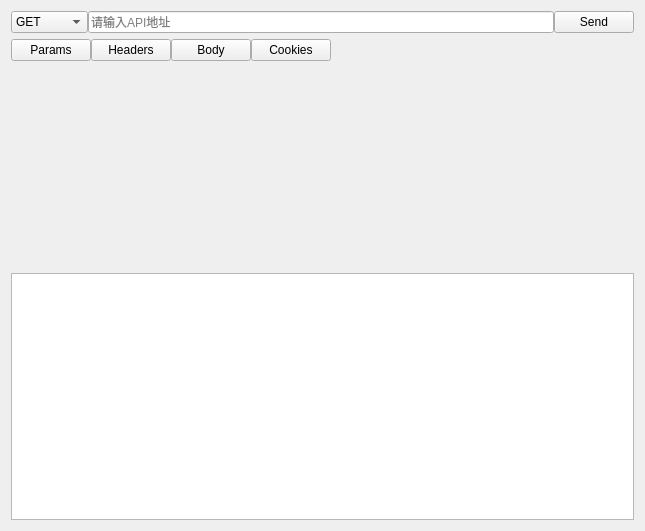
<?xml version="1.0" encoding="UTF-8"?>
<ui version="4.0">
 <class>Form</class>
 <widget class="QWidget" name="Form">
  <property name="geometry">
   <rect>
    <x>0</x>
    <y>0</y>
    <width>645</width>
    <height>531</height>
   </rect>
  </property>
  <property name="windowTitle">
   <string>Form</string>
  </property>
  <layout class="QGridLayout" name="gridLayout">
   <item row="0" column="0">
    <layout class="QVBoxLayout" name="verticalLayout_2" stretch="0,2,4">
     <item>
      <layout class="QHBoxLayout" name="horizontalLayout">
       <property name="spacing">
        <number>0</number>
       </property>
       <item>
        <widget class="QComboBox" name="comboBox">
         <property name="cursor">
          <cursorShape>PointingHandCursor</cursorShape>
         </property>
         <item>
          <property name="text">
           <string>GET</string>
          </property>
         </item>
         <item>
          <property name="text">
           <string>POST</string>
          </property>
         </item>
         <item>
          <property name="text">
           <string>PUT</string>
          </property>
         </item>
         <item>
          <property name="text">
           <string>DELETE</string>
          </property>
         </item>
        </widget>
       </item>
       <item>
        <widget class="QLineEdit" name="api_url_lineEdit">
         <property name="placeholderText">
          <string>请输入API地址</string>
         </property>
        </widget>
       </item>
       <item>
        <widget class="QPushButton" name="send_pushButton">
         <property name="cursor">
          <cursorShape>PointingHandCursor</cursorShape>
         </property>
         <property name="text">
          <string>Send</string>
         </property>
        </widget>
       </item>
      </layout>
     </item>
     <item>
      <layout class="QVBoxLayout" name="verticalLayout">
       <item>
        <layout class="QHBoxLayout" name="horizontalLayout_2">
         <property name="spacing">
          <number>0</number>
         </property>
         <item>
          <widget class="QPushButton" name="params_pushButton">
           <property name="cursor">
            <cursorShape>PointingHandCursor</cursorShape>
           </property>
           <property name="text">
            <string>Params</string>
           </property>
          </widget>
         </item>
         <item>
          <widget class="QPushButton" name="headers_pushButton">
           <property name="cursor">
            <cursorShape>PointingHandCursor</cursorShape>
           </property>
           <property name="text">
            <string>Headers</string>
           </property>
          </widget>
         </item>
         <item>
          <widget class="QPushButton" name="body_pushButton">
           <property name="cursor">
            <cursorShape>PointingHandCursor</cursorShape>
           </property>
           <property name="text">
            <string>Body</string>
           </property>
          </widget>
         </item>
         <item>
          <widget class="QPushButton" name="cookies_pushButton">
           <property name="cursor">
            <cursorShape>PointingHandCursor</cursorShape>
           </property>
           <property name="text">
            <string>Cookies</string>
           </property>
          </widget>
         </item>
         <item>
          <spacer name="horizontalSpacer">
           <property name="orientation">
            <enum>Qt::Horizontal</enum>
           </property>
           <property name="sizeHint" stdset="0">
            <size>
             <width>40</width>
             <height>20</height>
            </size>
           </property>
          </spacer>
         </item>
        </layout>
       </item>
       <item>
        <widget class="QStackedWidget" name="api_stackedWidget">
         <property name="minimumSize">
          <size>
           <width>0</width>
           <height>200</height>
          </size>
         </property>
         <widget class="QWidget" name="page"/>
         <widget class="QWidget" name="page_2"/>
        </widget>
       </item>
      </layout>
     </item>
     <item>
      <widget class="QTextBrowser" name="textBrowser"/>
     </item>
    </layout>
   </item>
  </layout>
 </widget>
 <resources/>
 <connections/>
</ui>
